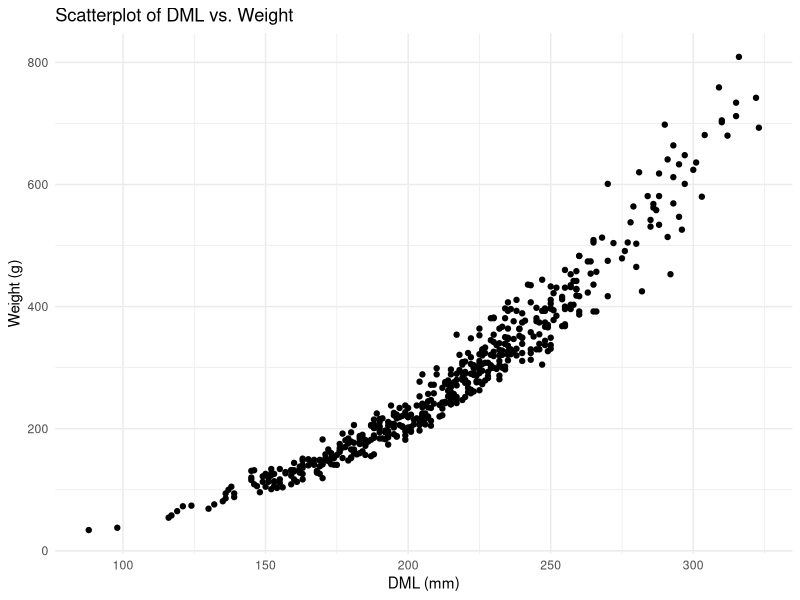
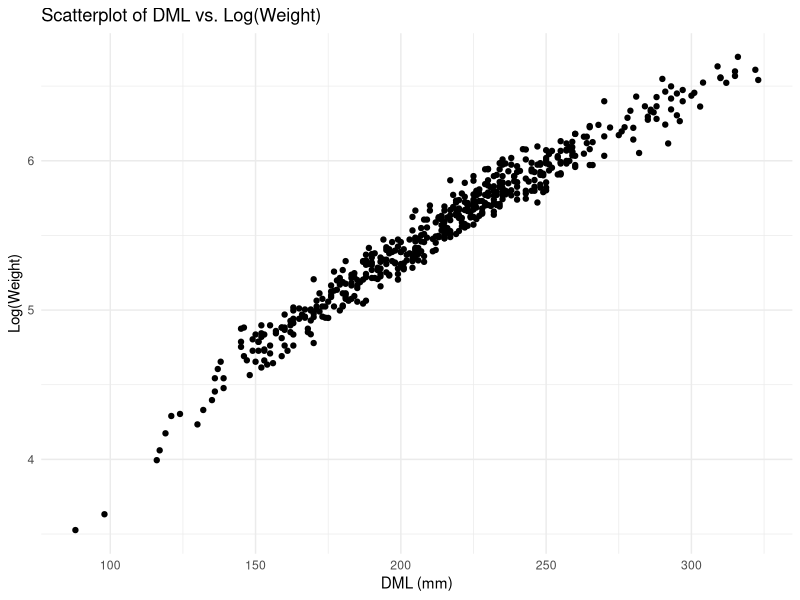
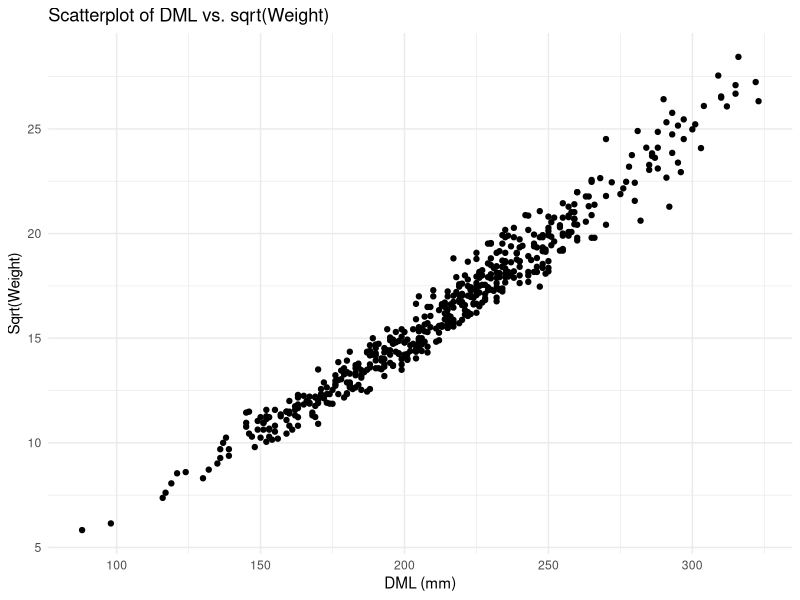
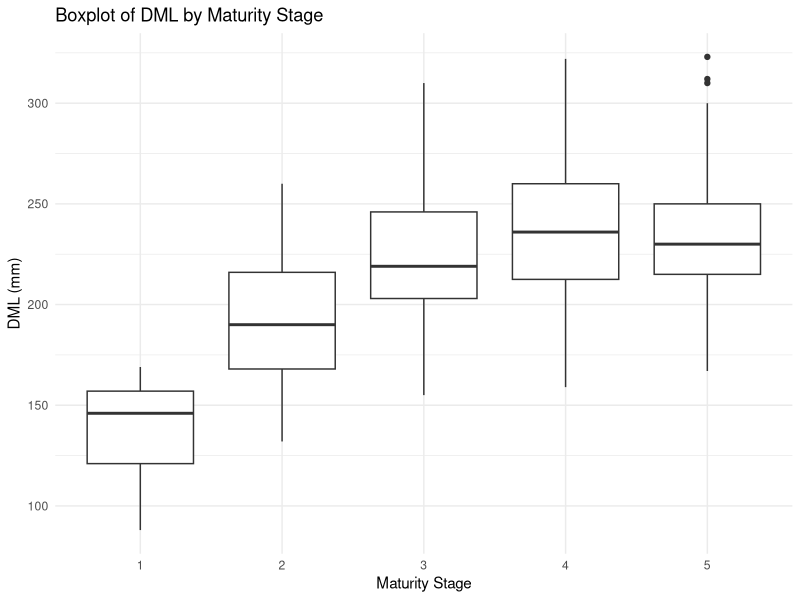
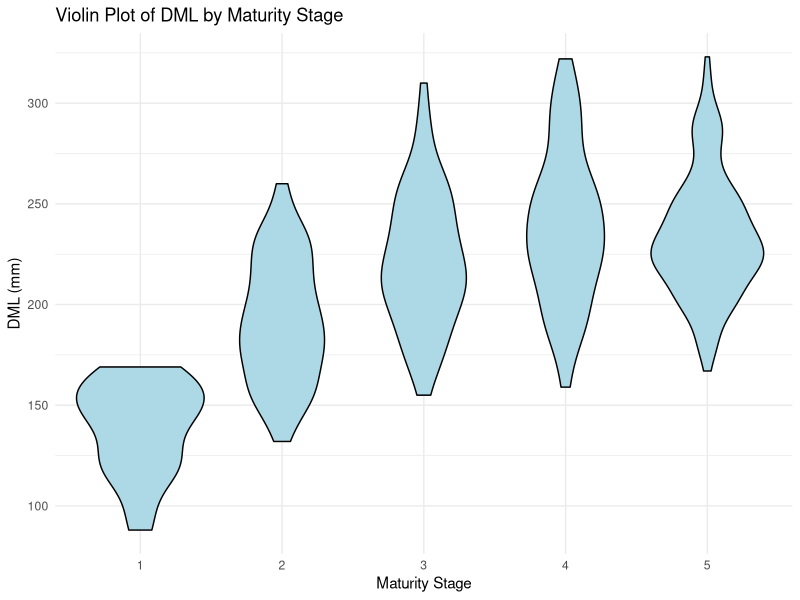
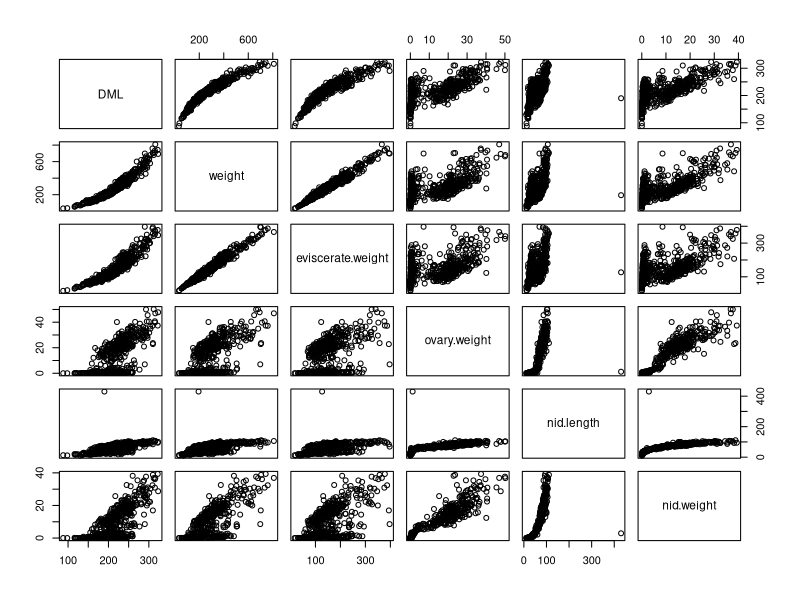
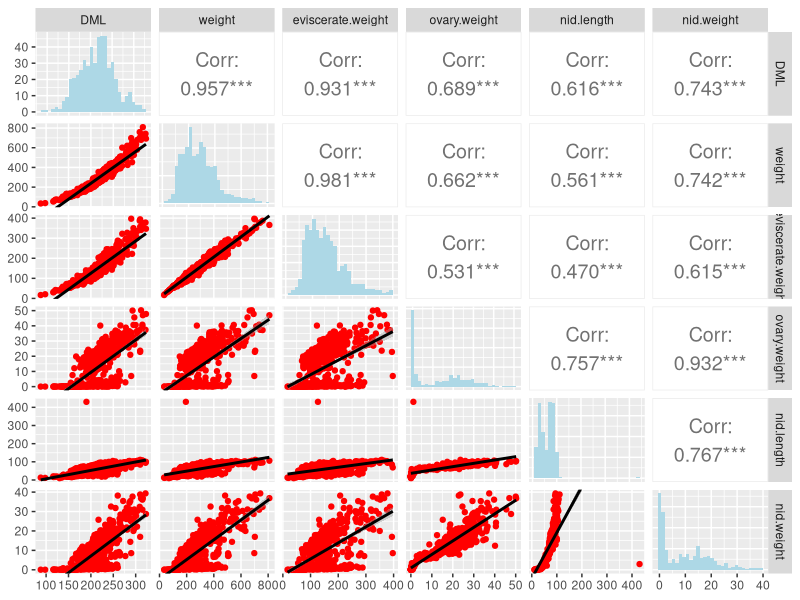
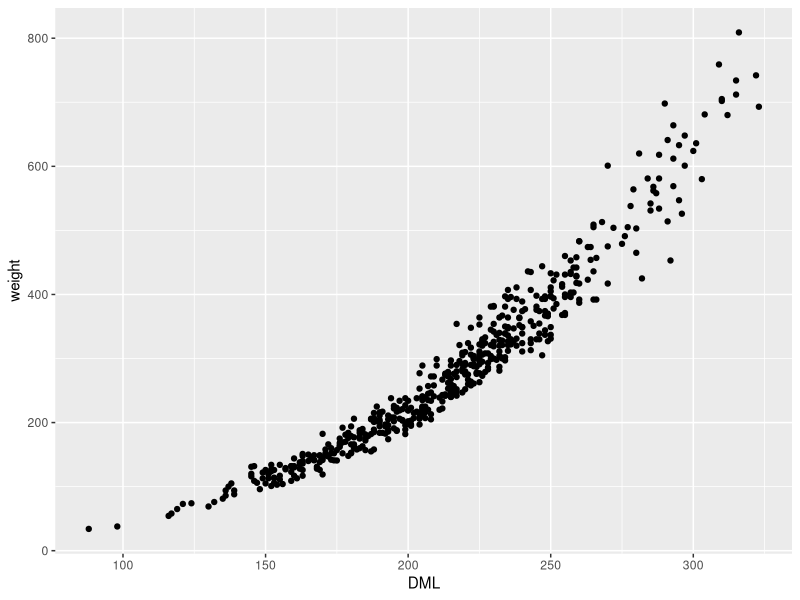

Write R code to recreate these figures, in order.
## ---- chunk 1
# install readr from CRAN
# install.packages("readr")
library(readr) # make sure your R has this library loaded, if not install it (see line above)
## ---- chunk 2
# jonas comment about "include=FALSE/TRUE
data <- read.table("../data4exercises/squid1.txt", header = TRUE, sep = "\t")
data
## ---- chunk 3
# Display the structure of the dataset
squid<- data

# Summarize the dataset
summary(squid)

# Check the number of observations and variables
num_observations <- nrow(squid)
num_variables <- ncol(squid)

# Print the results
cat("Number of observations:", num_observations, "\n")
cat("Number of variables:", num_variables, "\n")

# Recode the 'year', 'month', and 'maturity.stage' variables as factors
squid$year <- as.factor(squid$year)
squid$month <- as.factor(squid$month)
squid$maturity.stage <- as.factor(squid$maturity.stage)
## ---- chunk 4
# Count the number of observations per month and year combination
obs_per_month_year <- table(squid$year, squid$month)
print(obs_per_month_year)

# Identify the years with the most observations
obs_per_year <- table(squid$year)
print(obs_per_year)

# Find the year with the maximum observations
most_obs_year <- names(obs_per_year[obs_per_year == max(obs_per_year)])
cat("Year(s) with the most observations:", most_obs_year, "\n")

# Create a contingency table for year, maturity stage, and month
contingency_table <- xtabs(~ squid$year + squid$maturity.stage + squid$month, data = squid)

# Display a flattened version of the contingency table
ftable(contingency_table)
## ---- chunk 5
library(ggplot2)

ggplot(squid, aes(x = DML, y = weight)) +
  geom_point() +
  theme_minimal() +
  labs(title = "Scatterplot of DML vs. Weight",
       x = "DML (mm)", y = "Weight (g)")

squid$log_weight <- log(squid$weight)   # Natural log transformation
squid$sqrt_weight <- sqrt(squid$weight) # Square root transformation

ggplot(squid, aes(x = DML, y = log_weight)) +
  geom_point() +
  theme_minimal() +
  labs(title = "Scatterplot of DML vs. Log(Weight)",
       x = "DML (mm)", y = "Log(Weight)")
ggplot(squid, aes(x = DML, y = sqrt_weight)) +
  geom_point() +
  theme_minimal() +
  labs(title = "Scatterplot of DML vs. sqrt(Weight)",
       x = "DML (mm)", y = "Sqrt(Weight)")

pdf("scatterplots.pdf")
ggplot(squid, aes(x = DML, y = weight)) + geom_point()
ggplot(squid, aes(x = DML, y = log_weight)) + geom_point()
ggplot(squid, aes(x = DML, y = sqrt_weight)) + geom_point()
dev.off()

png("scatterplot.png", width = 800, height = 600)
ggplot(squid, aes(x = DML, y = weight)) + geom_point()
dev.off()
## ---- chunk 6
library(ggplot2)  # For boxplots & violin plots
library(vioplot)  # For violin plots (if not installed, run: install.packages("vioplot"))

ggplot(squid, aes(x = maturity.stage, y = DML)) +  # Use the recoded maturity variable
  geom_boxplot() +
  theme_minimal() +
  labs(title = "Boxplot of DML by Maturity Stage",
       x = "Maturity Stage",
       y = "DML (mm)")
ggplot(squid, aes(x = maturity.stage, y = DML)) + 
  geom_violin(fill = "lightblue", color = "black") +  # Adjust colors as needed
  theme_minimal() +
  labs(title = "Violin Plot of DML by Maturity Stage",
       x = "Maturity Stage",
       y = "DML (mm)")
pdf("maturity_dml_plots.pdf")
ggplot(squid, aes(x = maturity.stage, y = DML)) + geom_boxplot()
ggplot(squid, aes(x = maturity.stage, y = DML)) + geom_violin()
dev.off()

png("boxplot_dml.png", width = 800, height = 600)
ggplot(squid, aes(x = maturity.stage, y = DML)) + geom_boxplot()
dev.off()
## ---- chunk 7
library(GGally)  # For enhanced pairs plots
library(psych)   # For correlation coefficients


selected_vars <- squid[, c("DML", "weight", "eviscerate.weight", "ovary.weight", "nid.length", "nid.weight")]

pairs(selected_vars)

panel.cor <- function(x, y, digits = 2, prefix = "", cex.cor = 1.2) {
  usr <- par("usr"); on.exit(par(usr))
  par(usr = c(0, 1, 0, 1))
  r <- cor(x, y, use = "complete.obs")  # Compute correlation
  txt <- paste0(prefix, formatC(r, format = "f", digits = digits))
  text(0.5, 0.5, txt, cex = cex.cor)
}
panel.hist <- function(x, ...) {
  usr <- par("usr"); on.exit(par(usr))
  par(usr = c(0, 1, 0, 1.5))
  hist(x, probability = TRUE, col = "lightblue", border = "white", main = "", axes = FALSE)
}
panel.smooth <- function(x, y, ...) {
  points(x, y, pch = 20, col = "blue", cex = 0.7)  # Scatterplot points
  lines(lowess(x, y), col = "red", lwd = 2)  # Add smooth line
}

ggpairs(selected_vars, 
        lower = list(continuous = wrap("smooth", color = "red")),
        upper = list(continuous = wrap("cor", size = 5)),
        diag = list(continuous = wrap("barDiag", fill = "lightblue")))
